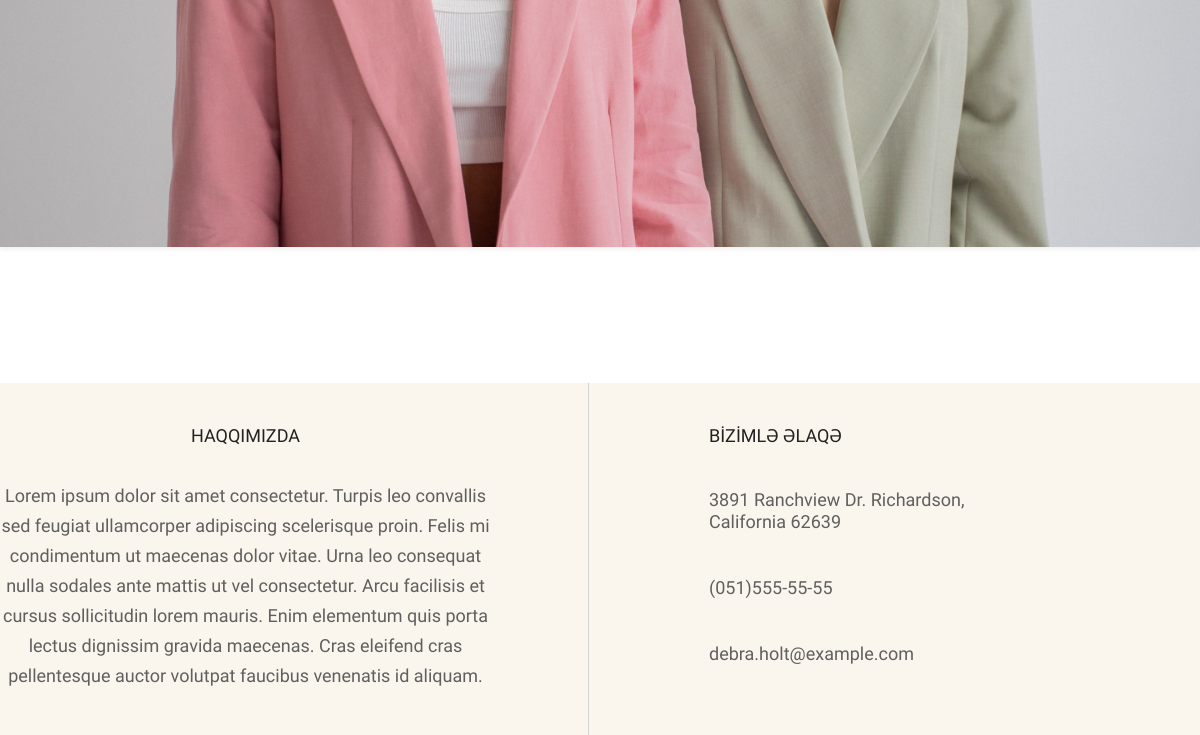
/products/ (lower part), run on an earlier commit of the app's database.
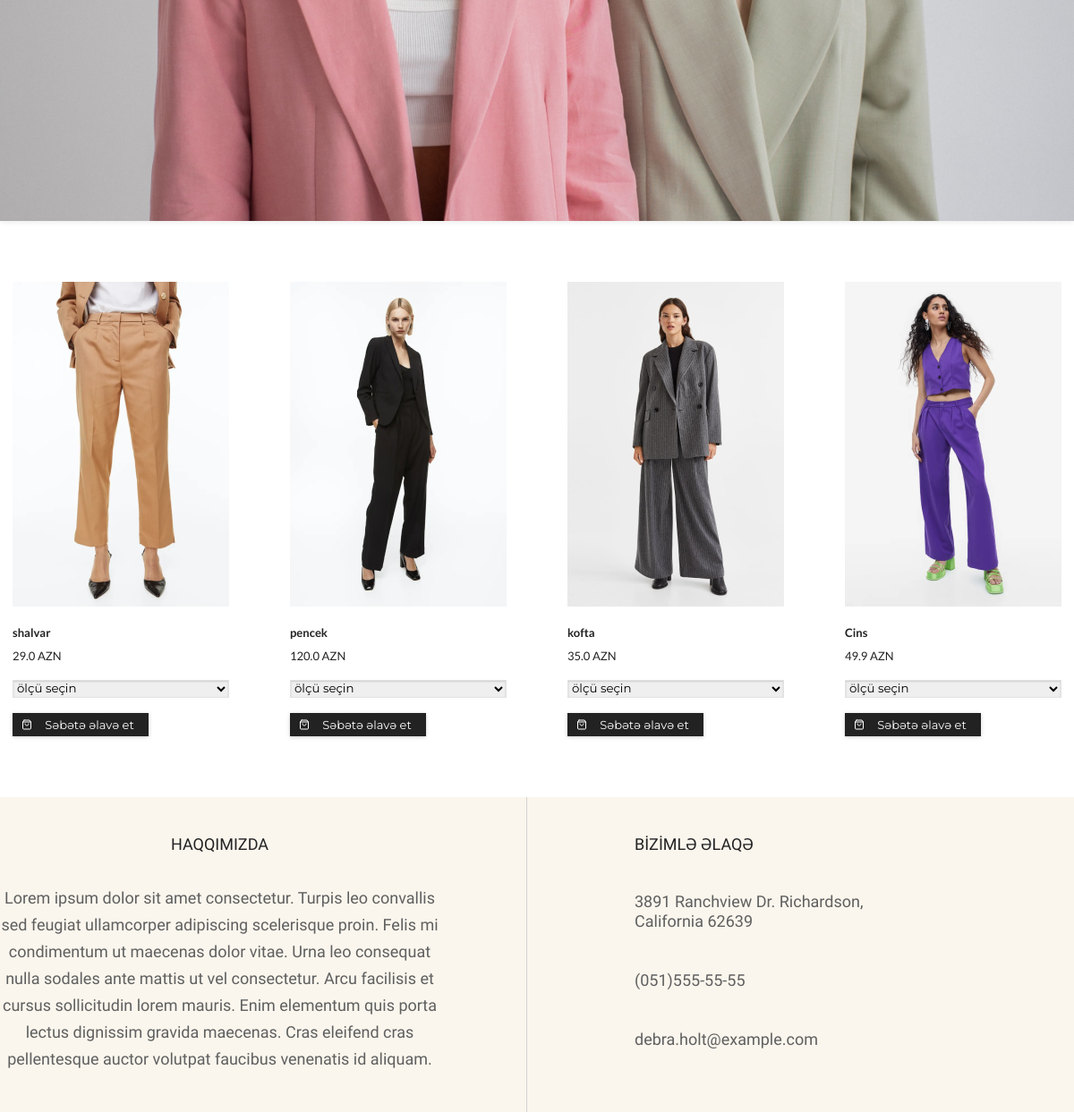
And on a later commit of the database.
### paltar/models.py (models this page shows, shortened)
class ProductModel(models.Model):
    image = models.ImageField(upload_to = "product_photo/", blank=True, null=True)
    title = models.CharField(max_length=256)
    price = models.FloatField(default=0)
    about = models.TextField(blank=True, null=True)
    class Meta():
        verbose_name = "Product"
        verbose_name_plural = "Products"
        ordering = ("-id",)

### paltar/views.py (the view)
# urls.py: path('products/', views.ProductsView.as_view(), name = 'products'),
class ProductsView(View):
    def get(self, request, *args, **kwargs):
        products = ProductModel.objects.all()
        context = {
            "products": products
    }
        return render (request, 'products.html', context)

### templates/products.html (shortened to what this page needs)
<!DOCTYPE html>
<html lang="en">
<head>
    {% load static %}
    <link rel="stylesheet" href="{% static 'css/style.css' %}" />
    <link rel="stylesheet" href="https://cdnjs.cloudflare.com/ajax/libs/font-awesome/6.4.0/css/all.min.css"
 />
</head>
<body>
    <header>
        <div class="header_background_image">
        </div>
    </header>
    <main>
        <section>
            <div class="grid_container">
                {% for product in products %}
                <div class="grid_box">
                    {% if product.image %}
                    <img src= "{{ product.image.url }}" alt="img">
                    {% endif %}
                    <p class="title">{{ product.title }}</p>
                    <span class="price">{{ product.price }} AZN</span>
                    <div class="select_size">
                        <select>
                            <option value="choose_size">ölçü seçin</option>
                        </select>
                    </div>
                    <div class="basket">
                        <p class="add_to_card">Səbətə əlavə et</p>
                    </div>
                </div>
                {% endfor %}
            </div>
        </section>
    </main>
    <footer>
        <div class="aboutUs_information">
            <div class="aboutUs">
                <h4>HAQQIMIZDA</h4>
                <p>Lorem ipsum dolor sit amet consectetur. Turpis leo convallis sed feugiat ullamcorper adipiscing
                    scelerisque proin. Felis mi condimentum ut maecenas dolor vitae. Urna leo consequat nulla sodales
                    ante mattis ut vel consectetur. Arcu facilisis et cursus sollicitudin lorem mauris. Enim elementum
                    quis porta lectus dignissim gravida maecenas. Cras eleifend cras pellentesque auctor volutpat
                    faucibus venenatis id aliquam.</p>
            </div>
            <div class="information">
                <h4>BİZİMLƏ ƏLAQƏ</h4>
                <p class="adress">3891 Ranchview Dr. Richardson, California 62639</p>
                <p class="phone_number">(051)555-55-55</p>
                <p class="email">debra.holt@example.com</p>
            </div>
        </div>
    </footer>
</body>
</html>

What changed in the data, as far as the page shows it:
added ProductModel: image (picture), title "shalvar", price "29.0"
added ProductModel: image (picture), title "pencek", price "120.0"
added ProductModel: image (picture), title "kofta", price "35.0"
added ProductModel: image (picture), title "Cins", price "49.9"
